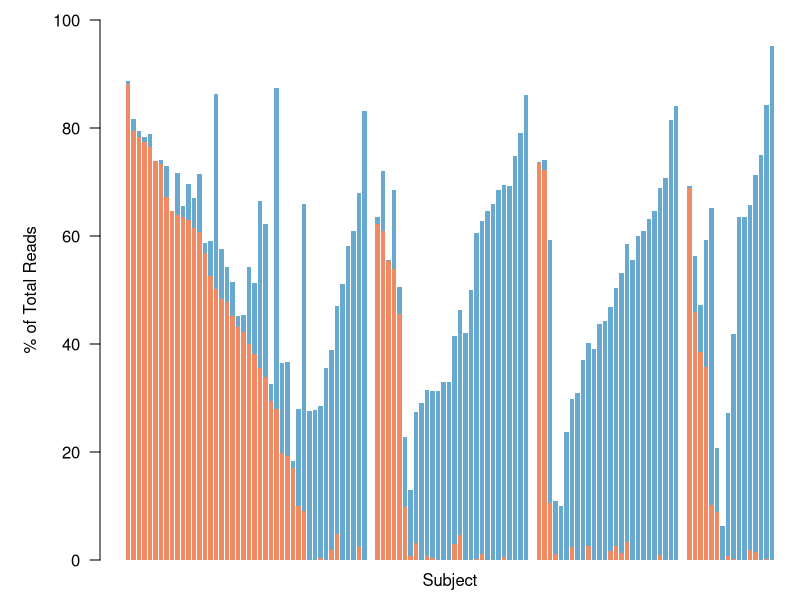

This figure's R source:
library(Cairo)

a <- read.table("20121022_prev_bact_abund.tab")

b <- a[3:4,]
rownames(b) <- b$V1
b <- b[,-1]
colnames(b) <- array(t(a[1,-1]))

names(b) <- NULL

space_vector <- c(rep(0.25, length(which(a[2,] == "NORA"))), 2.0,
                  rep(0.25, length(which(a[2,] == "HLT"))-1), 2.0,
                  rep(0.25, length(which(a[2,] == "RA"))-1), 2.0,
                  rep(0.25, length(which(a[2,] == "PsA"))-1))

#png(filename="20130327_prev_bact_abund.png", height=500, width=2190, res=200)

par(mar=c(2,5,1,0))

barplot(as.matrix(b), border=NA,
        col=c(rgb(239,138,98, maxColorValue=255), rgb(103,169,207, maxColorValue=255)),
        ylim=c(0,100), las=2, xlab="", ylab="% of Total Reads", space=space_vector, width=rep(1, ncol(b)))

mtext(side=1, text="Subject", line=0.5)

#dev.off()
